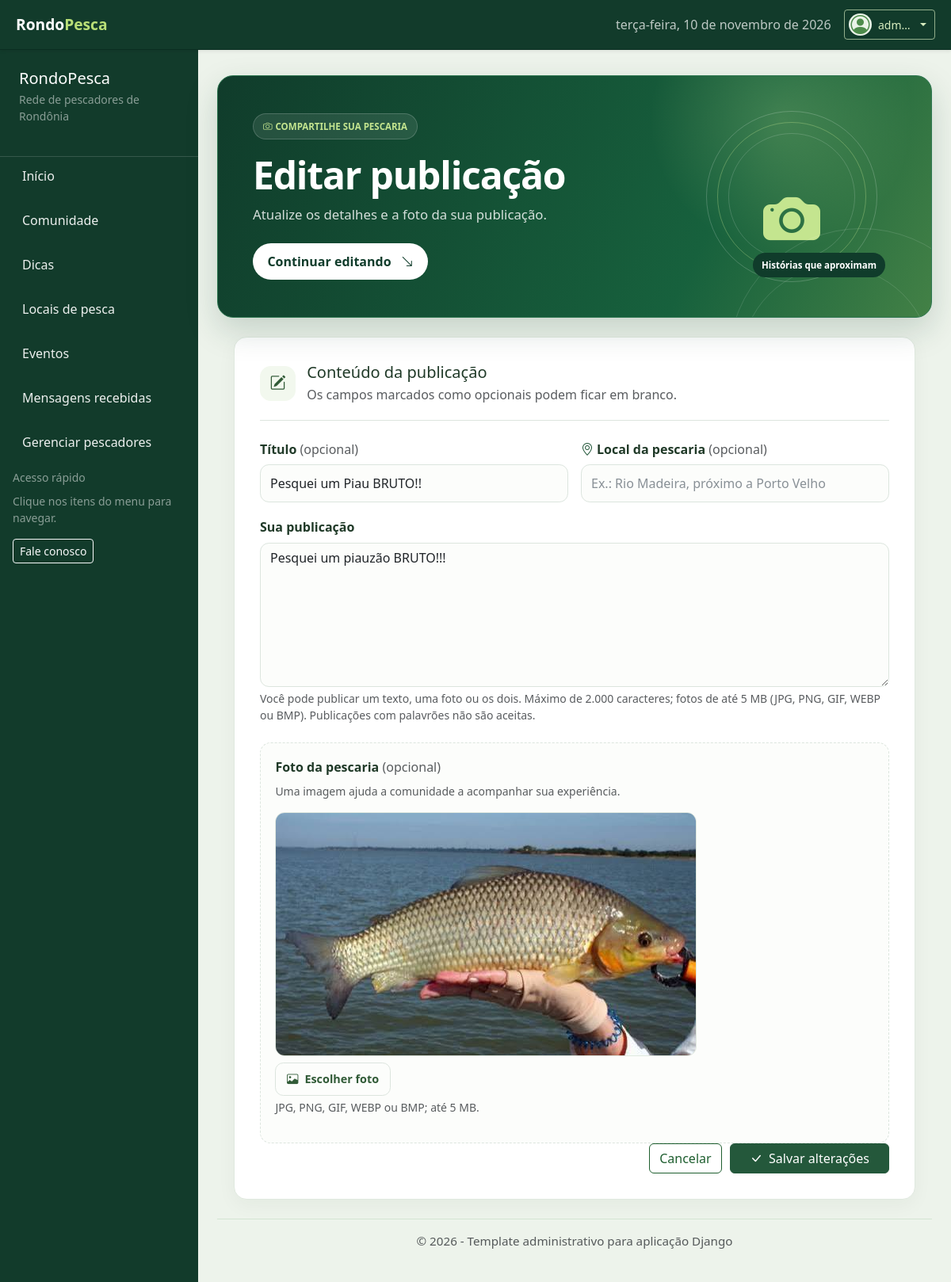
The app's page /comunidade/publicacao/1/editar/ (signed in) with its own data.
### forum/models.py (models this page shows, shortened)
class Publicacao(models.Model):
    STATUS_APROVADA = 'aprovada'
    STATUS_PENDENTE = 'pendente'
    STATUS_REJEITADA = 'rejeitada'
    STATUS_MODERACAO = [
        (STATUS_APROVADA, 'Aprovada'),
        (STATUS_PENDENTE, 'Aguardando revisão'),
        (STATUS_REJEITADA, 'Rejeitada'),
    ]
    autor = models.ForeignKey(
        settings.AUTH_USER_MODEL,
        on_delete=models.CASCADE,
        related_name='publicacoes_forum',
    )
    titulo = models.CharField(max_length=120, blank=True)
    local_pescaria = models.CharField(max_length=150, blank=True)
    texto = models.TextField(max_length=2000, blank=True)
    foto = models.FileField(upload_to='forum/publicacoes/%Y/%m/', blank=True)
    criada_em = models.DateTimeField(auto_now_add=True)
    status_moderacao = models.CharField(
        max_length=12,
        choices=STATUS_MODERACAO,
        default=STATUS_APROVADA,
    )
    class Meta:
        ordering = ['-criada_em']
        verbose_name = 'Publicação'
        verbose_name_plural = 'Publicações'

### forum/views.py (the view)
# urls.py: path('publicacao/<int:publicacao_id>/editar/', views.editar_publicacao, name='editar_publicacao'),
@login_required(login_url='login')
def editar_publicacao(request, publicacao_id):
    publicacao = get_object_or_404(Publicacao, pk=publicacao_id)
    if publicacao.autor_id != request.user.pk and not request.user.is_staff:
        raise PermissionDenied
    if request.method == 'POST':
        form = PublicacaoForm(request.POST, request.FILES, instance=publicacao)
        if form.is_valid():
            form.save()
            messages.success(request, 'Sua publicação foi atualizada.')
            return redirect(f"{reverse('comunidade')}#publicacao-{publicacao.pk}")
    elif request.method == 'GET':
        form = PublicacaoForm(instance=publicacao)
    else:
        return HttpResponseNotAllowed(['GET', 'POST'])
    return render(request, 'publicar.html', {
        'form': form,
        'publicacao': publicacao,
        'editando': True,
    })

### forum/forms.py (shortened to what this page needs)
class PublicacaoForm(forms.ModelForm):
    class Meta:
        model = Publicacao
        fields = ['titulo', 'local_pescaria', 'texto', 'foto']
        widgets = {
            'titulo': forms.TextInput(attrs={
                'class': 'form-control community-field',
                'placeholder': 'Ex.: Uma manhã inesquecível no rio',
                'maxlength': 120,
            }),
            'local_pescaria': forms.TextInput(attrs={
                'class': 'form-control community-field',
                'placeholder': 'Ex.: Rio Madeira, próximo a Porto Velho',
                'maxlength': 150,
            }),
            'texto': forms.Textarea(attrs={
                'class': 'form-control community-field',
                'rows': 6,
                'maxlength': 2000,
                'placeholder': 'Conte uma experiência, faça uma pergunta ou compartilhe uma dica...',
                'aria-describedby': 'publish-help',
            }),
            'foto': forms.FileInput(attrs={
                'class': 'community-photo-input',
                'accept': 'image/*',
                'aria-label': 'Selecionar foto para a publicação',
            }),
        }

### forum/templates/publicar.html (shortened to what this page needs)
{% extends "base.html" %}
{% load static %}
{% block content %}
<section class="community-page" aria-labelledby="publish-title">
    <section class="community-hero community-publish-hero mb-4">
        <div class="community-publish-hero-copy">
            <span class="community-kicker">
                <i class="bi bi-camera me-1" aria-hidden="true"></i> COMPARTILHE SUA PESCARIA
            </span>
            <h1 id="publish-title" class="display-6 fw-bold mt-3 mb-2">
                {% if editando %}Editar publicação{% else %}Conte sua história de pesca{% endif %}
            </h1>
            <p class="mb-4">
                {% if editando %}
                    Atualize os detalhes e a foto da sua publicação.
                {% else %}
                    Compartilhe uma foto, conte como foi a pescaria e inspire a comunidade.
                {% endif %}
            </p>
            <a class="btn community-publish-hero-button" href="#publish-form">
                {% if editando %}Continuar editando{% else %}Começar a publicar{% endif %}
                <i class="bi bi-arrow-down-right ms-2" aria-hidden="true"></i>
            </a>
        </div>
        <div class="community-publish-hero-art" aria-hidden="true">
            <i class="bi bi-camera-fill"></i>
            <span class="community-publish-hero-caption">Histórias que aproximam</span>
        </div>
    </section>
    <section class="community-card community-publish-form-card">
        <form id="publish-form" method="post" enctype="multipart/form-data">
            <div class="community-form-intro">
                <span class="community-form-icon"><i class="bi bi-pencil-square" aria-hidden="true"></i></span>
                <div>
                    <h2 class="h5 mb-1">{% if editando %}Conteúdo da publicação{% else %}Conte sua história{% endif %}</h2>
                    <p class="text-muted mb-0">Os campos marcados como opcionais podem ficar em branco.</p>
                </div>
            </div>
            <div class="community-form-fields">
                <div class="community-form-field">
                    <label for="{{ form.titulo.id_for_label }}" class="form-label fw-semibold">Título <span class="text-muted fw-normal">(opcional)</span></label>
                    <input
                        type="text"
                        name="{{ form.titulo.html_name }}"
                        id="{{ form.titulo.id_for_label }}"
                        class="form-control community-field"
                        value="{{ form.titulo.value|default_if_none:'' }}"
                        maxlength="120"
                        placeholder="Ex.: Uma manhã inesquecível no rio"
                        autocomplete="off">
                </div>
                <div class="community-form-field">
                    <label for="{{ form.local_pescaria.id_for_label }}" class="form-label fw-semibold">
                        <i class="bi bi-geo-alt me-1 text-success" aria-hidden="true"></i>Local da pescaria
                        <span class="text-muted fw-normal">(opcional)</span>
                    </label>
                    <input
                        type="text"
                        name="{{ form.local_pescaria.html_name }}"
                        id="{{ form.local_pescaria.id_for_label }}"
                        class="form-control community-field"
                        value="{{ form.local_pescaria.value|default_if_none:'' }}"
                        maxlength="150"
                        placeholder="Ex.: Rio Madeira, próximo a Porto Velho"
                        autocomplete="off">
                </div>
                <div class="community-form-field community-form-field-wide">
                    <label for="{{ form.texto.id_for_label }}" class="form-label fw-semibold">Sua publicação</label>
                    <textarea
                        name="{{ form.texto.html_name }}"
                        id="{{ form.texto.id_for_label }}"
                        class="form-control community-field"
                        rows="7"
                        maxlength="2000"
                        placeholder="Conte como foi a pescaria, compartilhe uma dica ou faça uma pergunta..."
                        aria-describedby="publish-help">{{ form.texto.value|default_if_none:'' }}</textarea>
                    <div id="publish-help" class="form-text">Você pode publicar um texto, uma foto ou os dois. Máximo de 2.000 caracteres; fotos de até 5 MB (JPG, PNG, GIF, WEBP ou BMP). Publicações com palavrões não são aceitas.</div>
                </div>
            </div>
            <div class="community-form-photo">
                <div class="mb-3">
                    <label for="{{ form.foto.id_for_label }}" class="form-label fw-semibold">Foto da pescaria <span class="text-muted fw-normal">(opcional)</span></label>
                    <p class="form-text mt-0">Uma imagem ajuda a comunidade a acompanhar sua experiência.</p>
                {% if publicacao.foto %}
                    <div class="mb-2"><img class="community-photo-preview is-visible" src="{{ publicacao.foto.url }}" alt="Imagem atual da publicação"></div>
                {% endif %}
                    <label class="community-photo-label" for="{{ form.foto.id_for_label }}">
                        <i class="bi bi-image" aria-hidden="true"></i>Escolher foto
                    </label>
                    <div id="publish-photo-help" class="form-text">JPG, PNG, GIF, WEBP ou BMP; até 5 MB.</div>
                </div>
            </div>
            <div class="community-publish-form-actions">
                <a class="btn btn-outline-success" href="{% url 'comunidade' %}">Cancelar</a>
                <button class="btn btn-success px-4" type="submit">
                    <i class="bi {% if editando %}bi-check-lg{% else %}bi-send{% endif %} me-2" aria-hidden="true"></i>{% if editando %}Salvar alterações{% else %}Publicar{% endif %}
                </button>
            </div>
        </form>
    </section>
</section>
{% endblock %}

### templates/base.html (shortened to what this page needs)
{% load static %}
<!DOCTYPE html>
<html lang="pt-br">
<head>
    <link href="https://cdn.jsdelivr.net/npm/bootstrap@5.3.8/dist/css/bootstrap.min.css" rel="stylesheet"
>
    <link rel="stylesheet" href="https://cdn.jsdelivr.net/npm/bootstrap-icons@1.11.3/font/bootstrap-icons.min.css">
    <link rel="stylesheet" href="{% static 'css/base/base.css' %}?v=20261103-2">
</head>
<body>
    <div class="admin-layout">
        <header class="admin-header shadow-sm">
            <div class="header-left d-flex align-items-center gap-3">
                <a class="brand text-decoration-none" href="{% url 'home' %}">Rondo<span>Pesca</span></a>
            </div>
            <div class="header-right d-flex align-items-center gap-3">
                <div class="d-none d-md-block text-muted" id="currentDate"></div>
                {% if request.user.is_authenticated %}
                <div class="dropdown">
                    <button class="btn btn-outline-success btn-sm dropdown-toggle header-profile-toggle"
                        type="button" data-bs-toggle="dropdown" aria-expanded="false"
                        aria-label="Menu de {{ request.user.username }}">
                        {% if request.user.perfil_usuario.foto %}
                        <img class="header-profile-avatar" src="{{ request.user.perfil_usuario.foto.url }}"
                            alt="" aria-hidden="true">
                        {% else %}
                        <i class="bi bi-person-circle header-profile-avatar-placeholder" aria-hidden="true"></i>
                        {% endif %}
                        <span>{{ request.user.username }}</span>
                    </button>
                </div>
                {% else %}
                <a class="btn btn-outline-success btn-sm" href="{% url 'login' %}">Entrar</a>
                {% endif %}
            </div>
        </header>
        <div class="admin-body d-flex">
            {% if request.user.is_authenticated %}
            <nav id="sidebarMenu" class="collapse d-lg-block sidebar bg-soft-green text-white">
                <div class="sidebar-header p-4">
                    <h5 class="mb-1">RondoPesca</h5>
                    <p class="small text-white-50">Rede de pescadores de Rondônia</p>
                </div>
                <ul class="nav flex-column px-3">
                    <li class="nav-item mb-2"><a href="{% url 'inicio' %}" class="nav-link {% if request.resolver_match.url_name == 'inicio' %}active{% endif %}">Início</a></li>
                    <li class="nav-item mb-2"><a href="{% url 'comunidade' %}" class="nav-link {% if request.resolver_match.url_name == 'comunidade' %}active{% endif %}">Comunidade</a></li>
                    <li class="nav-item mb-2"><a href="{% url 'dicas' %}" class="nav-link {% if request.resolver_match.url_name == 'dicas' or request.resolver_match.url_name == 'adicionar_dica' %}active{% endif %}">Dicas</a></li>
                    <li class="nav-item mb-2"><a href="{% url 'locais' %}" class="nav-link {% if request.resolver_match.url_name == 'locais' %}active{% endif %}">Locais de pesca</a></li>
                    <li class="nav-item mb-2"><a href="{% url 'eventos' %}" class="nav-link ">Eventos</a></li>
                    {% if request.user.is_staff %}
                    <li class="nav-item mb-2"><a href="{% url 'mensagens_contato' %}" class="nav-link {% if request.resolver_match.url_name == 'mensagens_contato' %}active{% endif %}">Mensagens recebidas</a></li>
                    <li class="nav-item mb-2"><a href="{% url 'gerenciar_pescadores' %}" class="nav-link {% if request.resolver_match.url_name == 'gerenciar_pescadores' %}active{% endif %}">Gerenciar pescadores</a></li>
                    {% endif %}
                </ul>
                <div class="sidebar-footer px-3 mt-auto pb-4">
                    <small class="text-white-50">Acesso rápido</small>
                    <p class="small mt-2 text-white-50 mb-0">Clique nos itens do menu para navegar.</p>
                    <a href="{% url 'contato' %}" class="btn btn-outline-light btn-sm mt-3">Fale conosco</a>
                </div>
            </nav>
            {% endif %}
            <main class="content flex-fill p-4">
                {% block content %}{% endblock %}
                <footer class="admin-footer text-center mt-4 py-3 text-muted">
                    © 2026 - Template administrativo para aplicação Django
                </footer>
            </main>
        </div>
    </div>
</body>
</html>

### records on screen
Publicacao: titulo "Pesquei um Piau BRUTO!!", texto "Pesquei um piauzão BRUTO!!!", foto (picture)

### other values on screen
{{ request.user.username }} "admin"
